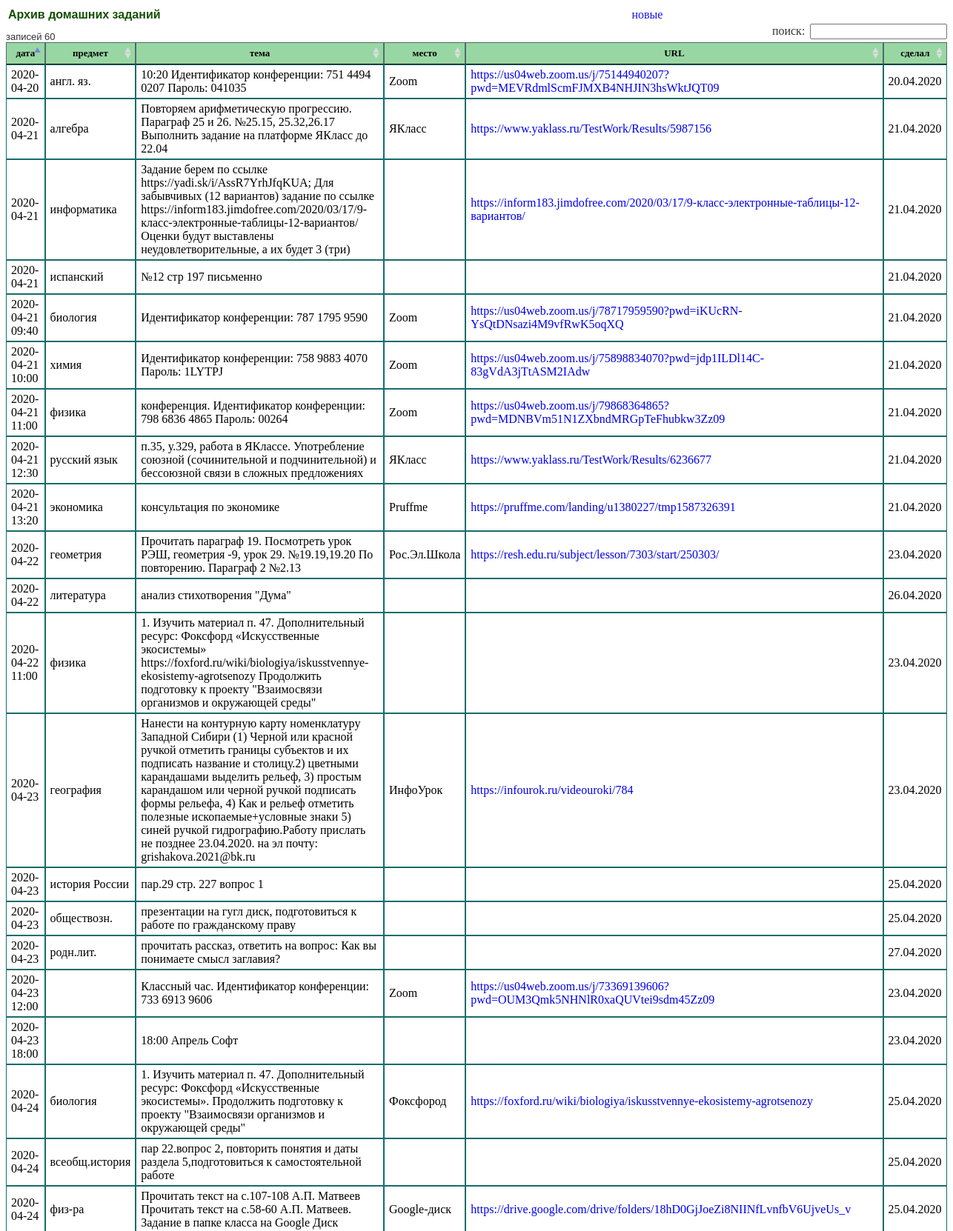
Page /arhiv.php (upper part) on the committed database.
### tables this page shows
CREATE TABLE IF NOT EXISTS `dzs` (
  `id` int(11)  PRIMARY KEY AUTO_INCREMENT NOT NULL COMMENT 'индекс',
  `dat` datetime NOT NULL COMMENT 'дата и время сдачи',
  `urok` int(11) DEFAULT NULL COMMENT 'номер урока',
  `predmet` varchar(255) DEFAULT NULL COMMENT 'предмет',
  `subj` text COMMENT 'тема задания',
  `mesto` varchar(255) DEFAULT NULL COMMENT 'место, где размещено',
  `url` varchar(255) DEFAULT NULL COMMENT 'ссылка на ресурс',
  `sdelano` datetime DEFAULT NULL COMMENT 'дата, когда выполнено',
  `wdat` timestamp NULL DEFAULT CURRENT_TIMESTAMP COMMENT 'время создания записи'
) DEFAULT CHARSET=utf8 COMMENT='домашние задания';

### arhiv.php (the view, shortened to what this page needs)
<?php
require_once "common.php";
printHeadPage("Архив домашних заданий");
echo <<<_EOF
<table width="100%" border="0">
<tr>
<td width="50%" class="showdocnote"><b>Архив домашних заданий</b></td>
<td align="right"><a href="index.php" class="godoc">новые</a></td>
<td width="30%">&nbsp;</td>
</tr>
</table>
<table width="100%" id="myTable1">
<thead><tr>
 <th class='spis' width='8%'>дата</th>
 <th class='spis' width='8%'>предмет</th>
 <th class='spis'>тема</th>
 <th class='spis' width="8%">место</th>
 <th class="spis" width="20%">URL</th>
 <th class="spis" width="8%">сделал</th>
</tr></thead>
<tbody class="hightlight">
_EOF;
$sql = "SELECT id,dat,predmet,subj,mesto,url,sdelano
        FROM dzs
        WHERE Not sdelano IS NULL
        ORDER BY dat,predmet";
$res = queryDb($sql);
while(list($id,$dat,$predmet,$subj,$mesto,$url,$sdelano) = fetchRow($res)) {
  echo "<tr class='spis'>";
  $sdat = dattimtrim($dat);
  echo "<td class='spis'>$sdat</td>\n";
  echo "<td class='spis'>$predmet</td>\n";
  echo "<td class='spis'>$subj</td>\n";
  echo "<td class='spis'>$mesto</td>";
  if(!empty($url)) {
    $url = "<a href='$url' target='_blank' class='nounderline'>$url</a>";
  }
  echo "<td class='spis'>$url</td>";
  $ssd = dat2str($sdelano);
  echo "<td class='spis'>$ssd</td>";
  echo "</tr>\n";
}
echo "</tbody></table>\n";
printEndPage();

### funcs.php (shortened to what this page needs)
<?php
function dat2str($dat)
{
  $str = null;
  if(preg_match("/(\d{4})-(\d{1,2})-(\d{1,2})/",$dat, $mah)) {
    $y = $mah[1];  $m = $mah[2];  $d = $mah[3];
    $str = sprintf("%02d.%02d.%04d", $d,$m,$y);
  }
  return $str;
}
function dattimtrim($dat)
{
  $str = $dat;
  if (preg_match("/(\d{2,4})[\.,-](\d{1,2})[\.,-](\d{1,2})\s+(\d{1,2})[;:](\d{1,2})/", $dat, $match)) {
    $y = $match[1];
    $m = $match[2];
    $d = $match[3];
    $h = $match[4];
    $i = $match[5];
    if($h == 0 && $i == 0) {
      $str = $str = sprintf("%04d-%02d-%02d", $y,$m,$d);
    } else {
      $str = $str = sprintf("%04d-%02d-%02d %02d:%02d", $y,$m,$d,$h,$i);
    }
  }
  return $str;
}
function printHeadPage($title, $t='')
{
  echo <<<_EOF
<!DOCTYPE html>
<html lang="ru">
<head>
  <meta charset="UTF-8">
  <title>$title</title>
  <link rel="stylesheet" type="text/css" href="css/style.css">
  <link rel="stylesheet" type="text/css" href="css/jquery.dataTables.css">
  <link rel="stylesheet" type="text/css" href="css/popup.css">
  <script type="text/javascript" language="javascript" src="js/jquery.min.js"></script>
  <script type="text/javascript" language="javascript" src="js/jquery.dataTables.min.js"></script>
  <script type="text/javascript" language="javascript" src="js/jquery.jeditable.js"></script>
</head>
<body>
_EOF;
}
function printEndPage()
{
  echo "\n</body>\n</html>\n";
}
function queryDb($sql)
{
  global $My_Db;
  return $My_Db->query($sql);
}
function fetchRow($res)
{
  return $res->fetch_row();
}

### css/style.css (style rules this page uses)
th.spis { border:1px solid #4e6c6b; padding: 4px; background-color: #98d7a4; font-size: small; }
tr.spis { border:1px solid #176c6a; padding: 4px; }
td.spis { border:1px solid #176c6a; padding: 4px; }
.nounderline { text-decoration: none; }
.showdocnote { font-family: Calibri, sans-serif; font-size: medium; color: #144f03; }
a.godoc { text-decoration: none; color: #1a15e5; }

### rows in the picture
dzs: dat "2020-04-20", predmet "англ. яз.", subj "10:20 Идентификатор конференции: 751 4494 0207 Пароль: 041035", mesto "Zoom", url "https://us04web.zoom.us/j/75144940207?pwd=MEVRdmlScmFJMXB4NHJIN3hsWktJQT09", sdelano "20.04.2020"
dzs: dat "2020-04-21", predmet "алгебра", subj "Повторяем арифметическую прогрессию. Параграф 25 и 26. №25.15, 25.32,26.17 Выполнить задание на платформе ЯКласс до 22.04", mesto "ЯКласс", url "https://www.yaklass.ru/TestWork/Results/5987156", sdelano "21.04.2020"
dzs: dat "2020-04-21", predmet "информатика", subj "Задание берем по ссылке https://yadi.sk/i/AssR7YrhJfqKUA; Для забывчивых (12 вариантов) задание по ссылке https://inform183.jimdofree.com/2020/03/17/9-класс-электронные-таблицы-12-вариантов/ Оценки будут выставлены неудовлетворительные, а их будет 3 (три)", url "https://inform183.jimdofree.com/2020/03/17/9-класс-электронные-таблицы-12-вариантов/", sdelano "21.04.2020"
dzs: dat "2020-04-21", predmet "испанский", subj "№12 стр 197 письменно", sdelano "21.04.2020"
dzs: dat "2020-04-21 09:40", predmet "биология", subj "Идентификатор конференции: 787 1795 9590", mesto "Zoom", url "https://us04web.zoom.us/j/78717959590?pwd=iKUcRN-YsQtDNsazi4M9vfRwK5oqXQ", sdelano "21.04.2020"
dzs: dat "2020-04-21 10:00", predmet "химия", subj "Идентификатор конференции: 758 9883 4070 Пароль: 1LYTPJ", mesto "Zoom", url "https://us04web.zoom.us/j/75898834070?pwd=jdp1ILDl14C-83gVdA3jTtASM2IAdw", sdelano "21.04.2020"
dzs: dat "2020-04-21 11:00", predmet "физика", subj "конференция. Идентификатор конференции: 798 6836 4865 Пароль: 00264", mesto "Zoom", url "https://us04web.zoom.us/j/79868364865?pwd=MDNBVm51N1ZXbndMRGpTeFhubkw3Zz09", sdelano "21.04.2020"
dzs: dat "2020-04-21 12:30", predmet "русский язык", subj "п.35, у.329, работа в ЯКлассе. Употребление союзной (сочинительной и подчинительной) и бессоюзной связи в сложных предложениях", mesto "ЯКласс", url "https://www.yaklass.ru/TestWork/Results/6236677", sdelano "21.04.2020"
dzs: dat "2020-04-21 13:20", predmet "экономика", subj "консультация по экономике", mesto "Pruffme", url "https://pruffme.com/landing/u1380227/tmp1587326391", sdelano "21.04.2020"
dzs: dat "2020-04-22", predmet "геометрия", subj "Прочитать параграф 19. Посмотреть урок РЭШ, геометрия -9, урок 29. №19.19,19.20 По повторению. Параграф 2 №2.13", mesto "Рос.Эл.Школа", url "https://resh.edu.ru/subject/lesson/7303/start/250303/", sdelano "23.04.2020"
dzs: dat "2020-04-22", predmet "литература", subj "анализ стихотворения \"Дума\"", sdelano "26.04.2020"
dzs: dat "2020-04-22 11:00", predmet "физика", subj "1. Изучить материал п. 47. Дополнительный ресурс: Фоксфорд «Искусственные экосистемы» https://foxford.ru/wiki/biologiya/iskusstvennye-ekosistemy-agrotsenozy Продолжить подготовку к проекту \"Взаимосвязи организмов и окружающей среды\"", sdelano "23.04.2020"
dzs: dat "2020-04-23", predmet "география", subj "Нанести на контурную карту номенклатуру Западной Сибири (1) Черной или красной ручкой отметить границы субъектов и их подписать название и столицу.2) цветными карандашами выделить рельеф, 3) простым карандашом или черной ручкой подписать формы рельефа, 4) Как и рельеф отметить полезные ископаемые+условные знаки 5) синей ручкой гидрографию.Работу прислать не позднее 23.04.2020. на эл почту: grishakova.2021@bk.ru", mesto "ИнфоУрок", url "https://infourok.ru/videouroki/784", sdelano "23.04.2020"
dzs: dat "2020-04-23", predmet "история России", subj "пар.29 стр. 227 вопрос 1", sdelano "25.04.2020"
dzs: dat "2020-04-23", predmet "обществозн.", subj "презентации на гугл диск, подготовиться к работе по гражданскому праву", sdelano "25.04.2020"
dzs: dat "2020-04-23", predmet "родн.лит.", subj "прочитать рассказ, ответить на вопрос: Как вы понимаете смысл заглавия?", sdelano "27.04.2020"
dzs: dat "2020-04-23 12:00", subj "Классный час. Идентификатор конференции: 733 6913 9606", mesto "Zoom", url "https://us04web.zoom.us/j/73369139606?pwd=OUM3Qmk5NHNlR0xaQUVtei9sdm45Zz09", sdelano "23.04.2020"
dzs: dat "2020-04-23 18:00", subj "18:00 Апрель Софт", sdelano "23.04.2020"
dzs: dat "2020-04-24", predmet "биология", subj "1. Изучить материал п. 47. Дополнительный ресурс: Фоксфорд «Искусственные экосистемы». Продолжить подготовку к проекту \"Взаимосвязи организмов и окружающей среды\"", mesto "Фоксфород", url "https://foxford.ru/wiki/biologiya/iskusstvennye-ekosistemy-agrotsenozy", sdelano "25.04.2020"
dzs: dat "2020-04-24", predmet "всеобщ.история", subj "пар 22.вопрос 2, повторить понятия и даты раздела 5,подготовиться к самостоятельной работе", sdelano "25.04.2020"
dzs: dat "2020-04-24", predmet "физ-ра", subj "Прочитать текст на с.107-108 А.П. Матвеев Прочитать текст на с.58-60 А.П. Матвеев. Задание в папке класса на Google Диск", mesto "Google-диск", url "https://drive.google.com/drive/folders/18hD0GjJoeZi8NIINfLvnfbV6UjveUs_v", sdelano "25.04.2020"
